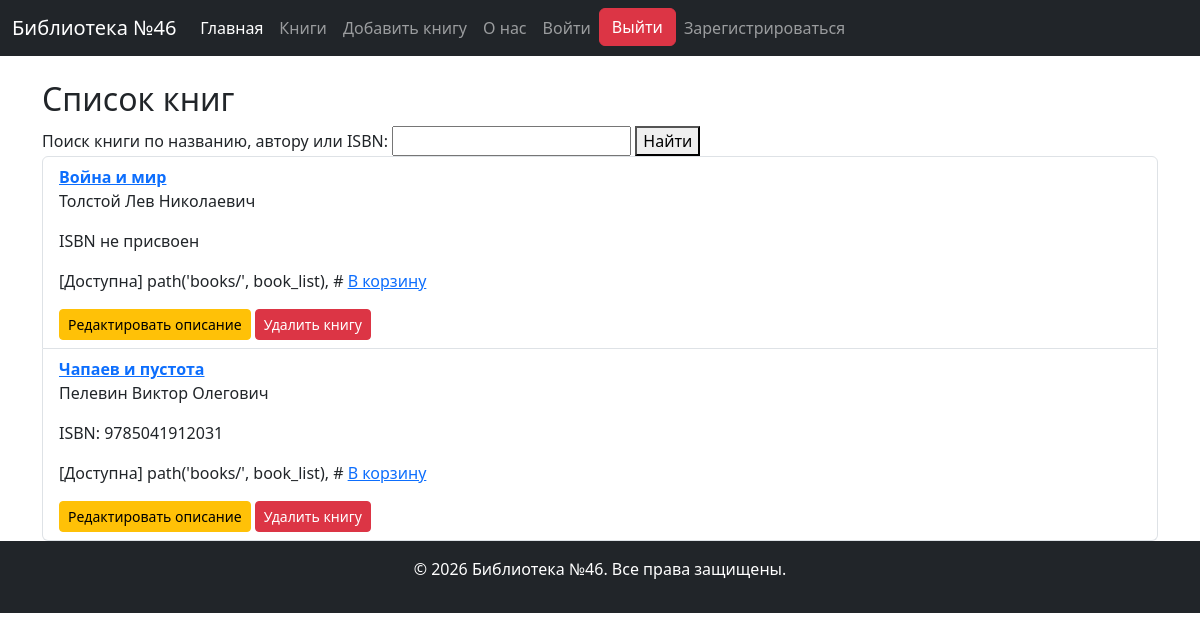
The page /books/ on the database as committed earlier.
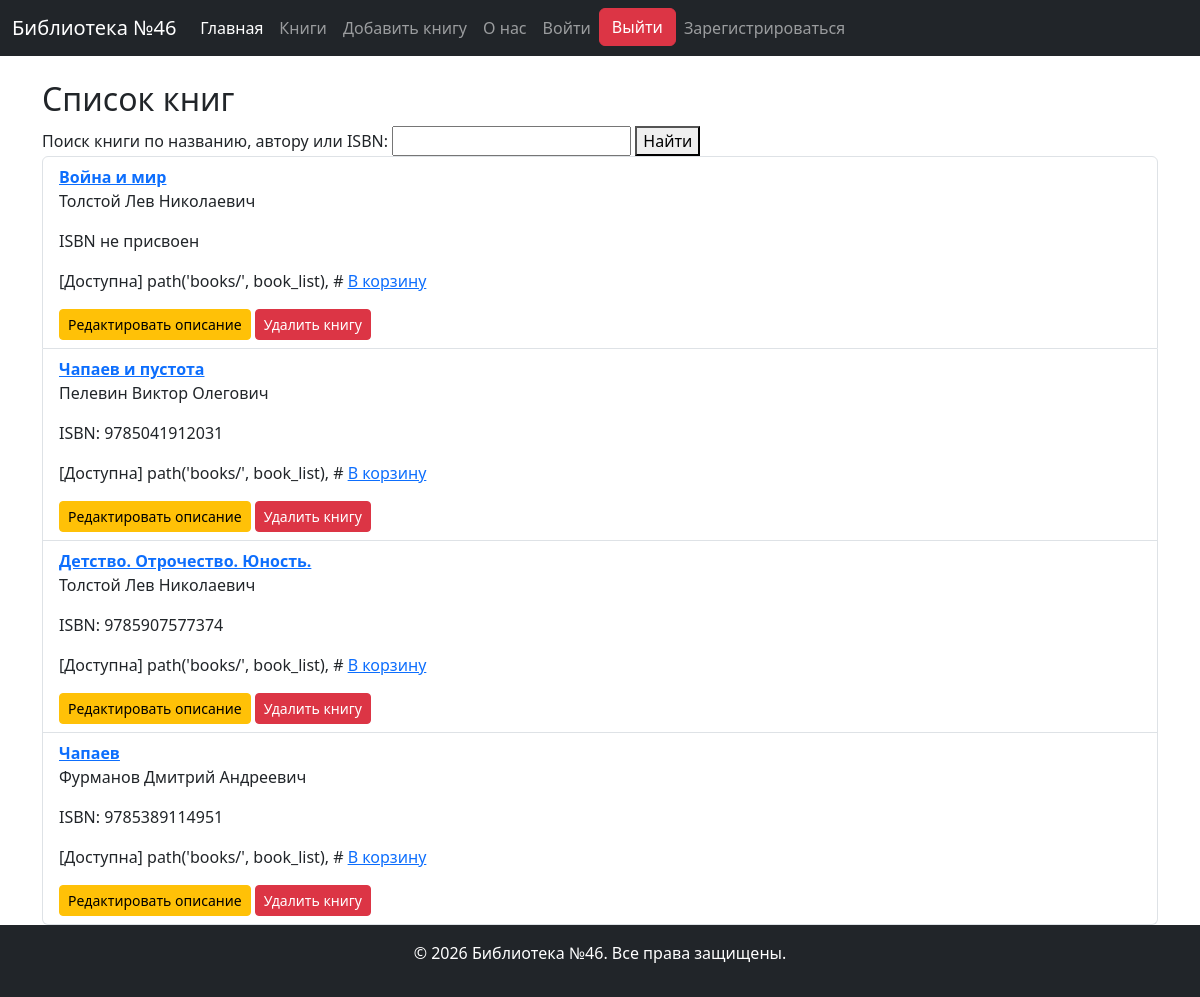
The same page on the database as committed later.
### lib_app/models.py (models this page shows, shortened)
class Book(models.Model):
    title = models.CharField(max_length=255)
    author = models.ForeignKey(
        Author,
        on_delete=models.SET_NULL,
        related_name='books',
        null=True,
        blank=True
    )
    translator = models.ForeignKey(
        Translator,
        on_delete=models.SET_NULL,
        related_name='books',
        null=True,
        blank=True
    )
    publisher = models.ForeignKey(
        Publisher,
        on_delete=models.SET_NULL,
        related_name='books',
        null=True,
        blank=True
    )
    isbn = models.CharField(
        max_length=13,                                          # ISBN должен содержать ровно 13 цифр
        null=True,
        blank=True
    )
    year = models.PositiveIntegerField(
        null=True,
        blank=True,
        validators=[
            MinValueValidator(1),                               # Год должен быть ≥ 1
            MaxValueValidator(datetime.now().year)              # Не больше текущего года
        ]
    )
    short_description = models.TextField(
        default = "",
        null=True,
        blank=True
    )
    key_words = models.TextField(
        default = "",
        null=True,
        blank=True
    )
    available = models.BooleanField(default=True)               # доступна ли для выдачи
    times_of_issued = models.PositiveIntegerField(default=0)    # сколько раз выдана книга

class Author(models.Model):
    name = models.CharField(max_length=200)
    date_of_birth = models.DateField(null=True, blank=True)
    date_of_death = models.DateField(null=True, blank=True)

### lib_app/views.py (the view)
# urls.py: path('books/', BookListView.as_view(), name='book_list'),
class BookListView(BookBase, ListView):
    def get_queryset(self):
        queryset = super().get_queryset()
        query = self.request.GET.get('q', '')
        if query:
            queryset = queryset.filter(
                Q(title__icontains=query) |
                Q(author__name__icontains=query) |
                Q(isbn__icontains=query) |
                Q(key_words__icontains=query)
            )
        else:
            books = Book.objects.all()
        return queryset
    def get_context_data(self, **kwargs):
        context = super().get_context_data(**kwargs)
        context['title'] = 'Список книг'
        return context

### lib_app/templates/lib_app/book_list.html
{% extends "base.html" %}
{% block content %}
    <h2>{{ title }}</h2>
    <form method="get">
        <label for="site-search">Поиск книги по названию, автору или ISBN:</label>
        <input type="search" name="q" value="{{ query }}">
        <button>Найти</button>
    </form>
    <ul class="list-group">
        {% for book in book_list %}
        <li class="list-group-item">
            <strong><a href="{% url 'book_detail' book.id %}">{{ book.title }}</a></strong>
            <p>{{ book.author.name }}
            <p>{% if book.isbn %}
                ISBN: {{ book.isbn }}
            {% else %}
                ISBN не присвоен
            {% endif %}</p>
            {% if book.available %}
                <span class="available">[Доступна]</span>
                path('books/', book_list), # <a href="{% url 'add_to_cart' book.id %}">В корзину</a>
            {% else %}
                <span class="unavailable">[Недоступна]</span>
            {% endif %}</p>
            <a href="{% url 'book_edit' book.id %}" class="btn btn-sm btn-warning">Редактировать описание</a>
            <a href="{% url 'book_delete' book.id %}" class="btn btn-sm btn-danger">Удалить книгу</a>
        </li>
        {% empty %}
            <p>Книги не найдены.</p>
        {% endfor %}
    </ul>
{% endblock %}

### lib_app/templates/base.html (shortened to what this page needs)
<!DOCTYPE html>
<html lang="ru">
<head>
    <link href="https://cdn.jsdelivr.net/npm/bootstrap@5.3.0-alpha3/dist/css/bootstrap.min.css" rel="stylesheet">
</head>
<body>
    {% include 'include/menu.html' %}
    <div class="container mt-4">
        {% block content %}
        {% endblock %}
    </div>
    <footer class="bg-dark text-white text-center py-3">
        <p>&copy; 2026 Библиотека №46. Все права защищены.</p>
    </footer>
</body>
</html>

### lib_app/templates/include/menu.html (shortened to what this page needs)
<nav class="navbar navbar-expand-lg navbar-dark bg-dark">
    <div class="container-fluid">
        <a class="navbar-brand" href="/">Библиотека №46</a>
        <div class="collapse navbar-collapse" id="navbarNav">
            <ul class="navbar-nav">
                <li class="nav-item">
                    <a class="nav-link active" aria-current="page" href="{% url 'index' %}">Главная</a>
                </li>
                <li class="nav-item">
                    <a class="nav-link" href="{% url 'book_list' %}">Книги</a>
                </li>
                <li class="nav-item">
                    <a class="nav-link" href="{% url 'book_add' %}">Добавить книгу</a>
                </li>
                <li class="nav-item">
                    <a class="nav-link" href="{% url 'about' %}">О нас</a>
                </li>
                 <li class="nav-item">
                    <a class="nav-link" href="{% url 'login' %}">Войти</a>
                </li>
                 <li class="nav-item">
                     <form action="{% url 'logout' %}" method="post">
                         <button type="submit" class="btn btn-danger">Выйти</button>
                     </form>
                </li>
                 <li class="nav-item">
                    <a class="nav-link" href="{% url 'register' %}">Зарегистрироваться</a>
                </li>
            </ul>
        </div>
    </div>
</nav>

Rows that differ between the two databases and show on the page:
added Book: title "Детство. Отрочество. Юность.", author.name "Толстой Лев Николаевич", isbn "9785907577374", available "[Доступна]"
added Book: title "Чапаев", author.name "Фурманов Дмитрий Андреевич", isbn "9785389114951", available "[Доступна]"
